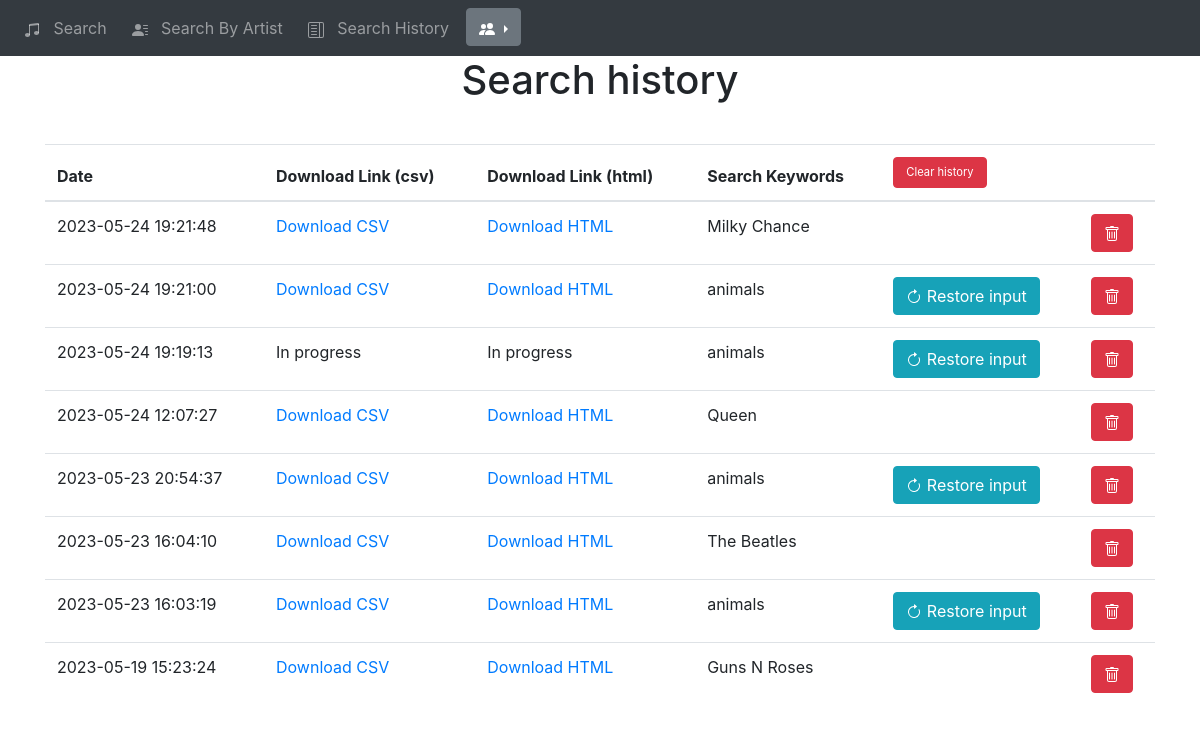
The app's page /history (signed in), older data.
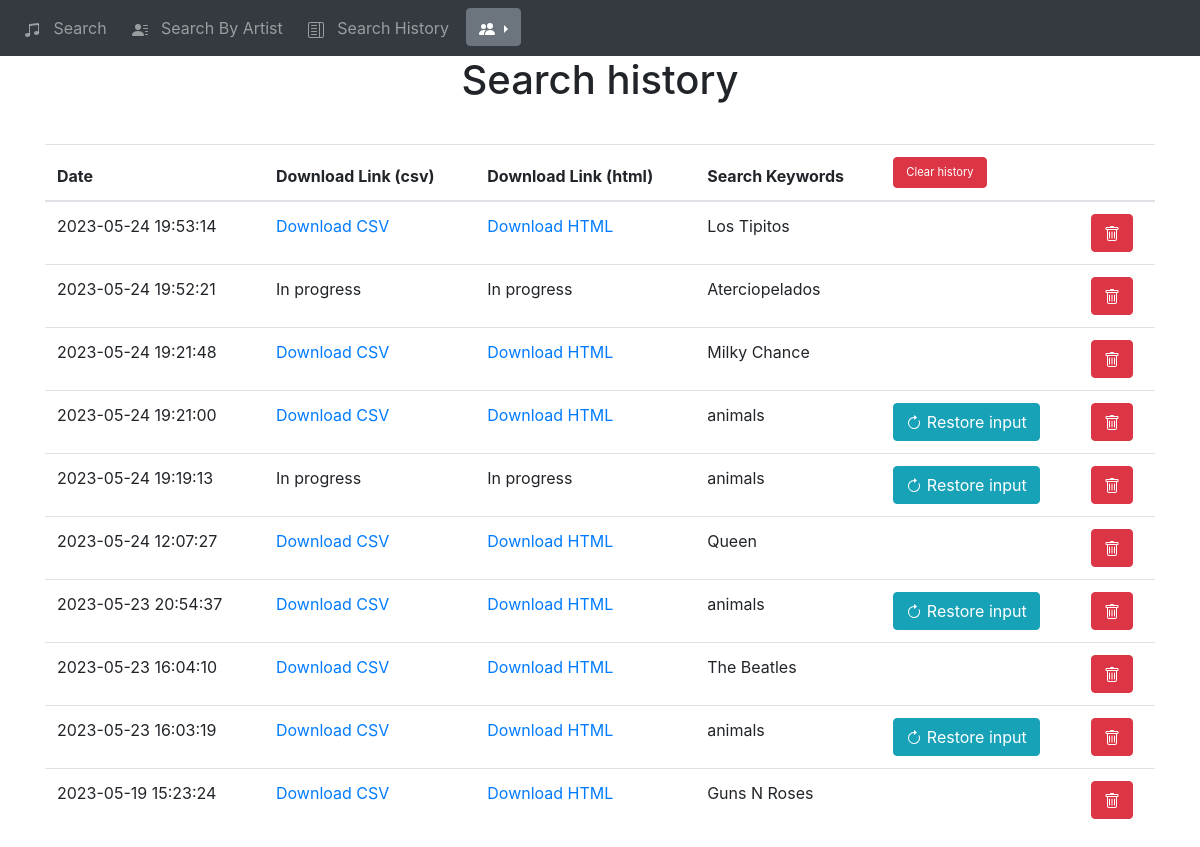
The same page, newer data.
### sd_app/models.py (models this page shows)
class Search(db.Model):
    id = db.Column(db.Integer, primary_key=True)
    date = db.Column(db.DateTime(timezone=True), default=func.now())
    user = db.Column(db.String(150))
    keywords = db.Column(db.String(150))
    csv_path = db.Column(db.String(150))
    html_path = db.Column(db.String(150))
    user_id = db.Column(db.Integer, db.ForeignKey("user.id"))
    by_artist = db.Column(db.Integer, default=0)
    user_inst = db.relationship("User", back_populates="searches")

### sd_app/views.py (the view)
@views.route('/history', methods=['GET'])
@login_required
def history():
    return render_template("history.html",
                           user=current_user,
                           searches=Search.query.filter_by(user_id=current_user.id).order_by(
                               Search.date.desc()).all(),
                           json_load=json.loads,
                           set=set)

### sd_app/__init__.py (called while the page is built)
def create_app():
    global app
    app = Flask(__name__)
    app.config['SECRET_KEY'] = 'THISISTHESECRETKEY'
    app.config['SQLALCHEMY_DATABASE_URI'] = db_string_conn
    db.init_app(app)
    env = Environment(  # Jinja env
        loader=PackageLoader("sd_app"),
        autoescape=select_autoescape()
    )
    from .views import views
    from .auth import auth
    from .api import api
    app.register_blueprint(views, url_prefix='/')
    app.register_blueprint(auth, url_prefix='/')
    app.register_blueprint(api, url_prefix='/api/')
    from .models import User
    create_database(app)
    login_manager = LoginManager()
    login_manager.login_view = 'auth.login'
    login_manager.init_app(app)
    @login_manager.user_loader
    def load_user(id):
        return User.query.get(int(id))
    return app

### sd_app/templates/history.html (shortened to what this page needs)
{% extends "base.html" %} {% block title %}Search history{% endblock %}
{% block content %}
<h1 align="center" style="margin-bottom:1em">Search history</h1>
<table class="table" id="keyword-table">
    <thead>
        <tr>
        <th scope="col">Date</th>
        <th scope="col">Download Link (csv)</th>
        <th scope="col">Download Link (html)</th>
        <th scope="col">Search Keywords</th>
        <th scope="col" colspan="2">
          <button type="button" class="btn btn-danger" onClick="clear_table('history')" style="font-size:70%">Clear history</button>
        </th>
        </tr>
    </thead>
    <tbody>
        {%for search in searches %}
    <tr>
    <td>
        {{search.date.strftime('%Y-%m-%d %H:%M:%S')}}
    </td>
    <td>
        {% if search.csv_path != 'In progress' %}
      <a href="{{ url_for('views.download', filename=search.csv_path) }}">Download CSV</a>
        {% else %}
        In progress
        {% endif %}
    </td>
    <td>
        {% if search.html_path != 'In progress' %}
      <a href="{{ url_for('views.download', filename=search.html_path) }}">Download HTML</a>
        {% else %}
        In progress
        {% endif %}
    </td>
    {% if search.by_artist == 0 %}
        <td>
            {{ ', '.join(set(json_load(search.keywords).get('keyword').values())) }}
        </td>
        <td class="column_action">
            <button type="button" class="btn btn-info" onClick="repeat_search({{ search.keywords }})">
             Restore input
            </button>
        </td>
    {% else %}
    <td>
        {{ search.keywords }}
    </td>
    <td>
    </td>
    {% endif %}
    <td class="column_action">
        <button type="button" class="btn btn-danger" onClick="delete_row({{ search.id }}, 'history')">
        </button>
    </td>
    </tr>
        {% endfor %}
  </tbody>
</table>
{% endblock %}

### sd_app/templates/base.html (shortened to what this page needs)
<!DOCTYPE html>
<html>
  <head>
    <link
      rel="stylesheet"
      href="https://stackpath.bootstrapcdn.com/bootstrap/4.4.1/css/bootstrap.min.css"
    />
    <link rel="stylesheet" href="{{ url_for('static', filename='base.css') }}">
  </head>
  <body>
    <nav class="navbar navbar-expand-lg navbar-dark bg-dark">
      <div class="collapse navbar-collapse" id="navbar">
        <div class="navbar-nav">
          {% if user.is_authenticated %}
          <a class="nav-item nav-link" id="search" href="/search">
            &nbsp Search &nbsp
          </a>
          <a class="nav-item nav-link" id="search-by-artist" href="/search-by-artist">
            &nbsp Search By Artist &nbsp
          </a>
          <a class="nav-item nav-link" id="history" href="/history">
            &nbsp Search History &nbsp
          </a>
          <div class="dropdown dropright">
            <button class="btn btn-secondary dropdown-toggle" type="button" id="dropdownMenuButton" data-toggle="dropdown" aria-haspopup="true" aria-expanded="false">
            </button>
          </div>
          {% endif %}
        </div>
      </div>
    </nav>
    <div class="container">{% block content %}
    {% endblock %}
    </div>
  </body>
</html>

Row changes from the older to the newer data that the page shows:
added Search: date "2023-05-24 19:53:14", keywords "Los Tipitos"
added Search: date "2023-05-24 19:52:21", csv_path "In progress", html_path "In progress", keywords "Aterciopelados"
